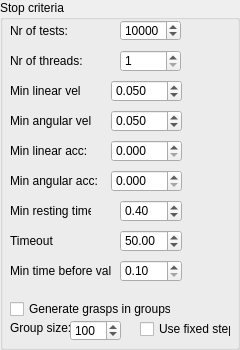
      <widget class="QGroupBox" name="groupBox_2">
       <property name="minimumSize">
        <size>
         <width>201</width>
         <height>0</height>
        </size>
       </property>
       <property name="title">
        <string>Stop criteria</string>
       </property>
       <widget class="QLabel" name="label_3">
        <property name="geometry">
         <rect>
          <x>10</x>
          <y>20</y>
          <width>58</width>
          <height>21</height>
         </rect>
        </property>
        <property name="text">
         <string>Nr of tests: </string>
        </property>
       </widget>
       <widget class="QSpinBox" name="_nrOfTestsSpin">
        <property name="geometry">
         <rect>
          <x>120</x>
          <y>20</y>
          <width>61</width>
          <height>21</height>
         </rect>
        </property>
        <property name="toolTip">
         <string>&lt;!DOCTYPE HTML PUBLIC &quot;-//W3C//DTD HTML 4.0//EN&quot; &quot;http://www.w3.org/TR/REC-html40/strict.dtd&quot;&gt;
&lt;html&gt;&lt;head&gt;&lt;meta name=&quot;qrichtext&quot; content=&quot;1&quot; /&gt;&lt;style type=&quot;text/css&quot;&gt;
p, li { white-space: pre-wrap; }
&lt;/style&gt;&lt;/head&gt;&lt;body style=&quot; font-family:'MS Shell Dlg 2'; font-size:8.25pt; font-weight:400; font-style:normal;&quot;&gt;
&lt;p style=&quot; margin-top:0px; margin-bottom:0px; margin-left:0px; margin-right:0px; -qt-block-indent:0; text-indent:0px; font-size:8pt;&quot;&gt;The number of simulations that is &lt;/p&gt;
&lt;p style=&quot; margin-top:0px; margin-bottom:0px; margin-left:0px; margin-right:0px; -qt-block-indent:0; text-indent:0px; font-size:8pt;&quot;&gt;to be performed.&lt;/p&gt;&lt;/body&gt;&lt;/html&gt;</string>
        </property>
        <property name="minimum">
         <number>1</number>
        </property>
        <property name="maximum">
         <number>1000000</number>
        </property>
        <property name="value">
         <number>10000</number>
        </property>
       </widget>
       <widget class="QSpinBox" name="_nrOfThreadsSpin">
        <property name="geometry">
         <rect>
          <x>120</x>
          <y>50</y>
          <width>61</width>
          <height>22</height>
         </rect>
        </property>
        <property name="toolTip">
         <string>&lt;!DOCTYPE HTML PUBLIC &quot;-//W3C//DTD HTML 4.0//EN&quot; &quot;http://www.w3.org/TR/REC-html40/strict.dtd&quot;&gt;
&lt;html&gt;&lt;head&gt;&lt;meta name=&quot;qrichtext&quot; content=&quot;1&quot; /&gt;&lt;style type=&quot;text/css&quot;&gt;
p, li { white-space: pre-wrap; }
&lt;/style&gt;&lt;/head&gt;&lt;body style=&quot; font-family:'MS Shell Dlg 2'; font-size:8.25pt; font-weight:400; font-style:normal;&quot;&gt;
&lt;p style=&quot; margin-top:0px; margin-bottom:0px; margin-left:0px; margin-right:0px; -qt-block-indent:0; text-indent:0px; font-size:8pt;&quot;&gt;The nr of simulations that will&lt;/p&gt;
&lt;p style=&quot; margin-top:0px; margin-bottom:0px; margin-left:0px; margin-right:0px; -qt-block-indent:0; text-indent:0px; font-size:8pt;&quot;&gt; be performed in parallel. &lt;/p&gt;
&lt;p style=&quot; margin-top:0px; margin-bottom:0px; margin-left:0px; margin-right:0px; -qt-block-indent:0; text-indent:0px; font-size:8pt;&quot;&gt;Should not exeed the nr of &lt;/p&gt;
&lt;p style=&quot; margin-top:0px; margin-bottom:0px; margin-left:0px; margin-right:0px; -qt-block-indent:0; text-indent:0px; font-size:8pt;&quot;&gt;processors on the current PC.&lt;/p&gt;&lt;/body&gt;&lt;/html&gt;</string>
        </property>
        <property name="minimum">
         <number>1</number>
        </property>
       </widget>
       <widget class="QLabel" name="label_4">
        <property name="geometry">
         <rect>
          <x>10</x>
          <y>50</y>
          <width>118</width>
          <height>21</height>
         </rect>
        </property>
        <property name="text">
         <string>Nr of threads:</string>
        </property>
       </widget>
       <widget class="QDoubleSpinBox" name="_linVelSpin">
        <property name="geometry">
         <rect>
          <x>111</x>
          <y>80</y>
          <width>71</width>
          <height>22</height>
         </rect>
        </property>
        <property name="toolTip">
         <string>Objects must have an linear 
velocity below this value, before
it is considered to be 
resting.</string>
        </property>
        <property name="decimals">
         <number>3</number>
        </property>
        <property name="minimum">
         <double>0.001000000000000</double>
        </property>
        <property name="maximum">
         <double>1.000000000000000</double>
        </property>
        <property name="singleStep">
         <double>0.010000000000000</double>
        </property>
        <property name="value">
         <double>0.050000000000000</double>
        </property>
       </widget>
       <widget class="QLabel" name="label_11">
        <property name="geometry">
         <rect>
          <x>10</x>
          <y>80</y>
          <width>71</width>
          <height>21</height>
         </rect>
        </property>
        <property name="text">
         <string>Min linear vel:</string>
        </property>
       </widget>
       <widget class="QLabel" name="label_12">
        <property name="geometry">
         <rect>
          <x>10</x>
          <y>110</y>
          <width>81</width>
          <height>21</height>
         </rect>
        </property>
        <property name="text">
         <string>Min angular vel:</string>
        </property>
       </widget>
       <widget class="QDoubleSpinBox" name="_angVelSpin">
        <property name="geometry">
         <rect>
          <x>111</x>
          <y>110</y>
          <width>71</width>
          <height>22</height>
         </rect>
        </property>
        <property name="toolTip">
         <string>Objects must have an angular 
velocity below this value, before
it is considered to be 
resting.</string>
        </property>
        <property name="decimals">
         <number>3</number>
        </property>
        <property name="minimum">
         <double>0.001000000000000</double>
        </property>
        <property name="maximum">
         <double>1.000000000000000</double>
        </property>
        <property name="singleStep">
         <double>0.010000000000000</double>
        </property>
        <property name="value">
         <double>0.050000000000000</double>
        </property>
       </widget>
       <widget class="QLabel" name="label_13">
        <property name="geometry">
         <rect>
          <x>10</x>
          <y>140</y>
          <width>81</width>
          <height>21</height>
         </rect>
        </property>
        <property name="text">
         <string>Min linear acc:</string>
        </property>
       </widget>
       <widget class="QLabel" name="label_14">
        <property name="geometry">
         <rect>
          <x>10</x>
          <y>170</y>
          <width>91</width>
          <height>21</height>
         </rect>
        </property>
        <property name="text">
         <string>Min angular acc:</string>
        </property>
       </widget>
       <widget class="QDoubleSpinBox" name="_linAccSpin">
        <property name="geometry">
         <rect>
          <x>111</x>
          <y>140</y>
          <width>71</width>
          <height>22</height>
         </rect>
        </property>
        <property name="decimals">
         <number>3</number>
        </property>
        <property name="minimum">
         <double>0.000000000000000</double>
        </property>
        <property name="maximum">
         <double>1.000000000000000</double>
        </property>
        <property name="singleStep">
         <double>0.000001000000000</double>
        </property>
        <property name="value">
         <double>0.000000000000000</double>
        </property>
       </widget>
       <widget class="QDoubleSpinBox" name="_angAccSpin">
        <property name="geometry">
         <rect>
          <x>111</x>
          <y>170</y>
          <width>71</width>
          <height>22</height>
         </rect>
        </property>
        <property name="decimals">
         <number>3</number>
        </property>
        <property name="minimum">
         <double>0.000000000000000</double>
        </property>
        <property name="maximum">
         <double>1.000000000000000</double>
        </property>
        <property name="singleStep">
         <double>0.000001000000000</double>
        </property>
        <property name="value">
         <double>0.000000000000000</double>
        </property>
       </widget>
       <widget class="QDoubleSpinBox" name="_minRestTimeSpin">
        <property name="geometry">
         <rect>
          <x>120</x>
          <y>200</y>
          <width>62</width>
          <height>22</height>
         </rect>
        </property>
        <property name="toolTip">
         <string>&lt;!DOCTYPE HTML PUBLIC &quot;-//W3C//DTD HTML 4.0//EN&quot; &quot;http://www.w3.org/TR/REC-html40/strict.dtd&quot;&gt;
&lt;html&gt;&lt;head&gt;&lt;meta name=&quot;qrichtext&quot; content=&quot;1&quot; /&gt;&lt;style type=&quot;text/css&quot;&gt;
p, li { white-space: pre-wrap; }
&lt;/style&gt;&lt;/head&gt;&lt;body style=&quot; font-family:'MS Shell Dlg 2'; font-size:8.25pt; font-weight:400; font-style:normal;&quot;&gt;
&lt;p style=&quot; margin-top:0px; margin-bottom:0px; margin-left:0px; margin-right:0px; -qt-block-indent:0; text-indent:0px; font-size:8pt;&quot;&gt; The minimum of time that the &lt;/p&gt;
&lt;p style=&quot; margin-top:0px; margin-bottom:0px; margin-left:0px; margin-right:0px; -qt-block-indent:0; text-indent:0px; font-size:8pt;&quot;&gt;other stop criterias must be &lt;/p&gt;
&lt;p style=&quot; margin-top:0px; margin-bottom:0px; margin-left:0px; margin-right:0px; -qt-block-indent:0; text-indent:0px; font-size:8pt;&quot;&gt;true before this stop criteria &lt;/p&gt;
&lt;p style=&quot; margin-top:0px; margin-bottom:0px; margin-left:0px; margin-right:0px; -qt-block-indent:0; text-indent:0px; font-size:8pt;&quot;&gt;becomes true.&lt;/p&gt;
&lt;p style=&quot; margin-top:0px; margin-bottom:0px; margin-left:0px; margin-right:0px; -qt-block-indent:0; text-indent:0px; font-size:8pt;&quot;&gt; Time is in seconds&lt;/p&gt;
&lt;p style=&quot; margin-top:0px; margin-bottom:0px; margin-left:0px; margin-right:0px; -qt-block-indent:0; text-indent:0px; font-size:8pt;&quot;&gt; &lt;/p&gt;&lt;/body&gt;&lt;/html&gt;</string>
        </property>
        <property name="singleStep">
         <double>0.010000000000000</double>
        </property>
        <property name="value">
         <double>0.400000000000000</double>
        </property>
       </widget>
       <widget class="QLabel" name="label_15">
        <property name="geometry">
         <rect>
          <x>10</x>
          <y>200</y>
          <width>81</width>
          <height>21</height>
         </rect>
        </property>
        <property name="text">
         <string>Min resting time:</string>
        </property>
       </widget>
       <widget class="QDoubleSpinBox" name="_maxRunningTimeSpin">
        <property name="geometry">
         <rect>
          <x>120</x>
          <y>230</y>
          <width>62</width>
          <height>22</height>
         </rect>
        </property>
        <property name="toolTip">
         <string>&lt;!DOCTYPE HTML PUBLIC &quot;-//W3C//DTD HTML 4.0//EN&quot; &quot;http://www.w3.org/TR/REC-html40/strict.dtd&quot;&gt;
&lt;html&gt;&lt;head&gt;&lt;meta name=&quot;qrichtext&quot; content=&quot;1&quot; /&gt;&lt;style type=&quot;text/css&quot;&gt;
p, li { white-space: pre-wrap; }
&lt;/style&gt;&lt;/head&gt;&lt;body style=&quot; font-family:'MS Shell Dlg 2'; font-size:8.25pt; font-weight:400; font-style:normal;&quot;&gt;
&lt;p style=&quot; margin-top:0px; margin-bottom:0px; margin-left:0px; margin-right:0px; -qt-block-indent:0; text-indent:0px; font-size:8pt;&quot;&gt;The maximum running time &lt;/p&gt;
&lt;p style=&quot; margin-top:0px; margin-bottom:0px; margin-left:0px; margin-right:0px; -qt-block-indent:0; text-indent:0px; font-size:8pt;&quot;&gt;allowed. If this time is exceeded &lt;/p&gt;
&lt;p style=&quot; margin-top:0px; margin-bottom:0px; margin-left:0px; margin-right:0px; -qt-block-indent:0; text-indent:0px; font-size:8pt;&quot;&gt;the one test will not be saved.&lt;/p&gt;&lt;/body&gt;&lt;/html&gt;</string>
        </property>
        <property name="maximum">
         <double>999.990000000000009</double>
        </property>
        <property name="value">
         <double>50.000000000000000</double>
        </property>
       </widget>
       <widget class="QLabel" name="label_16">
        <property name="geometry">
         <rect>
          <x>10</x>
          <y>230</y>
          <width>91</width>
          <height>21</height>
         </rect>
        </property>
        <property name="text">
         <string>Timeout</string>
        </property>
       </widget>
       <widget class="QDoubleSpinBox" name="_minTimeValidSpin">
        <property name="geometry">
         <rect>
          <x>120</x>
          <y>260</y>
          <width>62</width>
          <height>22</height>
         </rect>
        </property>
        <property name="toolTip">
         <string>The minimum time that the simulation 
has too run before the other stop 
criterias are evaluated.</string>
        </property>
        <property name="minimum">
         <double>0.100000000000000</double>
        </property>
       </widget>
       <widget class="QLabel" name="label_17">
        <property name="geometry">
         <rect>
          <x>10</x>
          <y>260</y>
          <width>101</width>
          <height>21</height>
         </rect>
        </property>
        <property name="text">
         <string>Min time before valid</string>
        </property>
       </widget>
       <widget class="QCheckBox" name="_inGroupsCheck">
        <property name="geometry">
         <rect>
          <x>10</x>
          <y>300</y>
          <width>161</width>
          <height>18</height>
         </rect>
        </property>
        <property name="text">
         <string>Generate grasps in groups</string>
        </property>
       </widget>
       <widget class="QSpinBox" name="_groupSizeSpin">
        <property name="geometry">
         <rect>
          <x>70</x>
          <y>320</y>
          <width>51</width>
          <height>21</height>
         </rect>
        </property>
        <property name="minimum">
         <number>2</number>
        </property>
        <property name="maximum">
         <number>10000</number>
        </property>
        <property name="singleStep">
         <number>1</number>
        </property>
        <property name="value">
         <number>100</number>
        </property>
       </widget>
       <widget class="QLabel" name="label_28">
        <property name="geometry">
         <rect>
          <x>10</x>
          <y>320</y>
          <width>81</width>
          <height>16</height>
         </rect>
        </property>
        <property name="text">
         <string>Group size: </string>
        </property>
       </widget>
       <widget class="QCheckBox" name="_fixedGroupBox">
        <property name="geometry">
         <rect>
          <x>140</x>
          <y>320</y>
          <width>91</width>
          <height>18</height>
         </rect>
        </property>
        <property name="text">
         <string>Use fixed step</string>
        </property>
       </widget>
      </widget>
